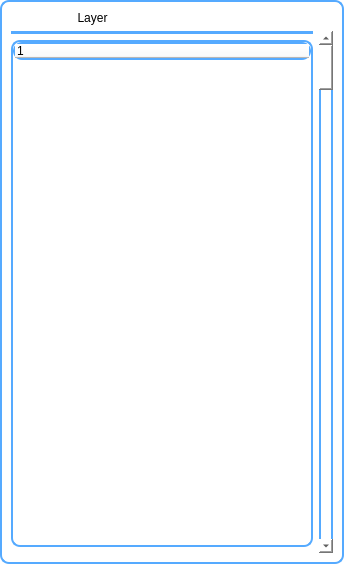
<?xml version="1.0" encoding="UTF-8"?>
<ui version="4.0">
 <class>LayerView</class>
 <widget class="QWidget" name="LayerView">
  <property name="geometry">
   <rect>
    <x>0</x>
    <y>0</y>
    <width>344</width>
    <height>564</height>
   </rect>
  </property>
  <property name="windowTitle">
   <string>Form</string>
  </property>
  <property name="styleSheet">
   <string notr="true">border:2px solid rgb(85,170,255);
border-radius:9px;
background-color: rgb(255, 255, 255);</string>
  </property>
  <layout class="QGridLayout" name="gridLayout">
   <item row="1" column="1" rowspan="3">
    <widget class="QScrollBar" name="verticalScrollBar">
     <property name="orientation">
      <enum>Qt::Vertical</enum>
     </property>
    </widget>
   </item>
   <item row="0" column="0">
    <widget class="QLabel" name="label">
     <property name="styleSheet">
      <string notr="true">border:null;
font: 13pt &quot;Arial Rounded MT Bold&quot;;</string>
     </property>
     <property name="text">
      <string>                    Layer</string>
     </property>
    </widget>
   </item>
   <item row="1" column="0">
    <widget class="Line" name="line">
     <property name="orientation">
      <enum>Qt::Horizontal</enum>
     </property>
    </widget>
   </item>
   <item row="2" column="0">
    <widget class="QTreeWidget" name="treeWidget">
     <column>
      <property name="text">
       <string/>
      </property>
     </column>
    </widget>
   </item>
  </layout>
 </widget>
 <resources/>
 <connections/>
</ui>
